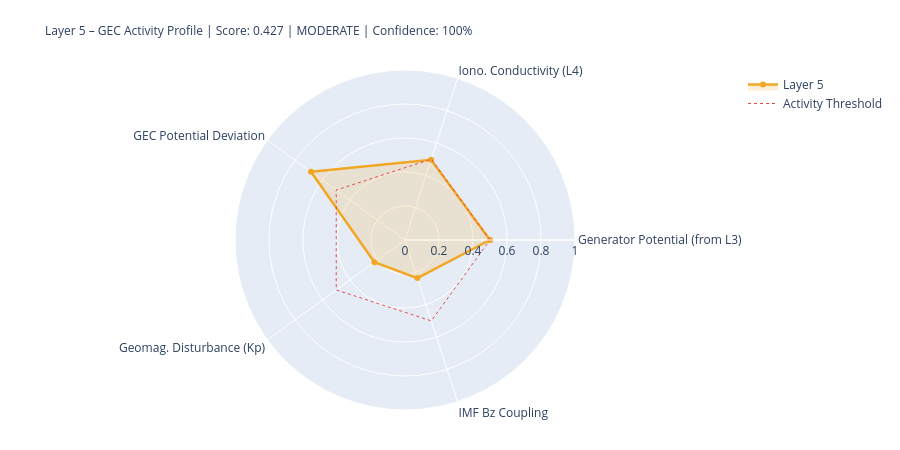

Write notebook code for a chart like this one.
### Markdown cell above
---
## 5. State Assessment & Handoff to Layer 6

### Code cell
# ============================================================
# LAYER-5-SCORE
# ============================================================

# Components
# 1) Generator activity (Layer-3-driven)
gen_score = norm(generator_strength, 0.3, 2.0)
gen_src   = 'from_layer3' if l3_thunder_score is not None else 'estimated'

# 2) Ionospheric conductivity (Layer-4-driven)
iono_score = norm(iono_cond_factor, 0.7, 1.4)
iono_src   = 'from_layer4' if l4_ioniz is not None else 'estimated'

# 3) GEC potential deviation from reference
pot_score = norm(abs(delta_V_pct), 0, 30)  # 0 = at reference, 1 = 30% deviation
pot_src   = 'derived'

# 4) Geomagnetic disturbance (Kp) – modulates vertical currents
kp_score = norm(kp_val, 0, 9)
kp_src   = 'primary' if kp_now is not None else 'from_layer4'

# 5) IMF Bz coupling (southward = stronger M-I coupling → GEC influence)
bz_score = norm(-(bz_now or 0), -5, 30) if bz_now is not None else None
bz_src   = 'primary' if bz_now is not None else 'missing'

COMPONENTS = {
    'Generator Potential (from L3)':  {'score': gen_score,   'source': 'derived_from_layer3', 'dynamic': True},
    'Iono. Conductivity (L4)':      {'score': iono_score,  'source': iono_src, 'dynamic': True},
    'GEC Potential Deviation':      {'score': pot_score,   'source': pot_src,  'dynamic': True},
    'Geomag. Disturbance (Kp)':         {'score': kp_score,    'source': kp_src,   'dynamic': True},
    'IMF Bz Coupling':               {'score': bz_score,    'source': bz_src,   'dynamic': True},
}

available   = {k: v['score'] for k, v in COMPONENTS.items() if v['score'] is not None}
unavailable = [k for k, v in COMPONENTS.items() if v['score'] is None]
layer5_score = round(sum(available.values()) / len(available), 4) if available else None
confidence   = round(len(available) / len(COMPONENTS), 2)
level = ('unknown' if layer5_score is None
         else 'quiet'   if layer5_score < 0.3
         else 'moderate' if layer5_score < 0.6
         else 'active')
dominant_l5 = max(available, key=available.get) if available else 'none'

# Kp consistency: separate 1-min raw value from score value
kp_1m_raw   = kp_now          # directly from API (can be 0.0 during live measurement)
kp_for_score = kp_val          # from Layer-0 context or estimated value if needed
kp_score_src = kp_src

W = 68
print('=' * W)
print('LAYER 5 – GLOBAL ELECTRIC CIRCUIT – STATE ASSESSMENT')
print('=' * W)
for name, comp in COMPONENTS.items():
    s = comp['score']
    if s is not None:
        bar = '█' * int(s*20) + '░' * (20-int(s*20))
        print(f'  {name:<34} {bar}  {s:.3f}  [{comp["source"]}]')
    else:
        print(f'  {name:<34} {"─"*20}  n/a   [missing]')
print('-' * W)
print(f'  Score:         {layer5_score:.3f}  ({len(available)}/{len(COMPONENTS)} components)')
print(f'  Confidence:    {confidence:.0%}')
print(f'  Level:         {level.upper()}')
print(f'  Dominant:      {dominant_l5}')
print(f'  V_iono:        {V_iono_mod:.1f} kV  (Δ {delta_V_pct:+.1f}% vs. Ref)')
print(f'  I_total:       {I_total_mod:.1f} A   (Δ {delta_I_pct:+.1f}% vs. Ref)')
print('=' * W)

# Radar
cats   = list(available.keys())
vals_r = list(available.values())
if len(cats) >= 3:
    fig = go.Figure()
    fig.add_trace(go.Scatterpolar(
        r=vals_r + [vals_r[0]], theta=cats + [cats[0]],
        fill='toself', fillcolor='rgba(242,166,35,0.18)',
        line=dict(color='#F2A623', width=2.5), name='Layer 5'
    ))
    fig.add_trace(go.Scatterpolar(
        r=[0.5]*(len(cats)+1), theta=cats+[cats[0]],
        line=dict(color='#E24B4A', dash='dot', width=1),
        mode='lines', name='Activity Threshold'
    ))
    fig.update_layout(
        title=dict(
            text=f'Layer 5 – GEC Activity Profile | Score: {layer5_score:.3f} | {level.upper()} | Confidence: {confidence:.0%}',
            font=dict(size=12)
        ),
        polar=dict(radialaxis=dict(visible=True, range=[0,1])),
        height=450, showlegend=True,
        margin=dict(l=80, r=80, t=70, b=40)
    )
    fig.show()

### Figure 1 — Plotly figure (JSON) as saved in the notebook; plotly's stock layout.template omitted (floating-point values rounded to 4 significant figures)
{"data": [{"fill": "toself", "fillcolor": "rgba(242,166,35,0.18)", "line": {"color": "#F2A623", "width": 2.5}, "name": "Layer 5", "r": [0.5, 0.4963, 0.6833, 0.2222, 0.2357, 0.5], "theta": ["Generator Potential (from L3)", "Iono. Conductivity (L4)", "GEC Potential Deviation", "Geomag. Disturbance (Kp)", "IMF Bz Coupling", "Generator Potential (from L3)"], "type": "scatterpolar"}, {"line": {"color": "#E24B4A", "dash": "dot", "width": 1}, "mode": "lines", "name": "Activity Threshold", "r": [0.5, 0.5, 0.5, 0.5, 0.5, 0.5], "theta": ["Generator Potential (from L3)", "Iono. Conductivity (L4)", "GEC Potential Deviation", "Geomag. Disturbance (Kp)", "IMF Bz Coupling", "Generator Potential (from L3)"], "type": "scatterpolar"}], "layout": {"height": 450, "margin": {"b": 40, "l": 80, "r": 80, "t": 70}, "polar": {"radialaxis": {"range": [0, 1], "visible": true}}, "showlegend": true, "title": {"font": {"size": 12}, "text": "Layer 5 – GEC Activity Profile | Score: 0.427 | MODERATE | Confidence: 100%"}}}
